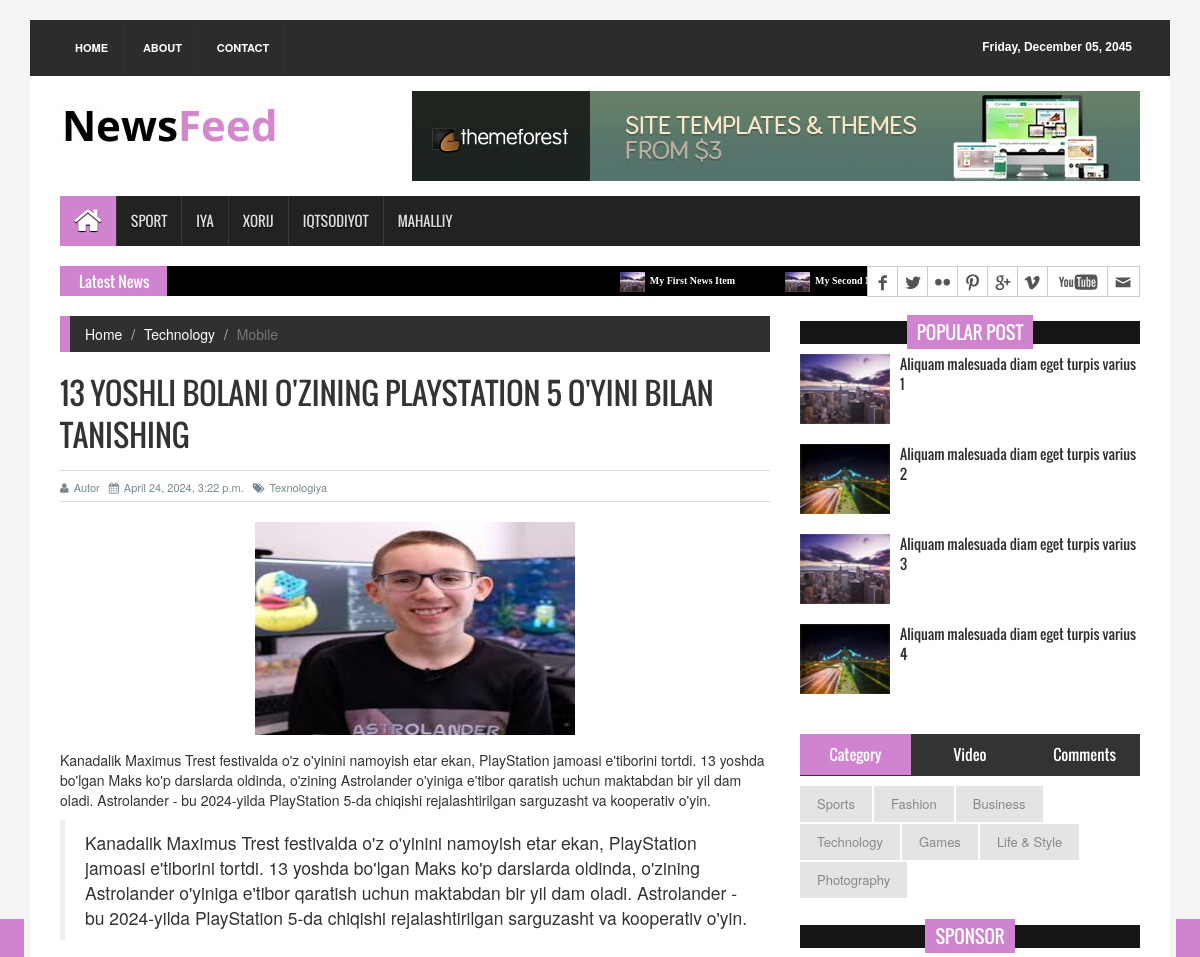
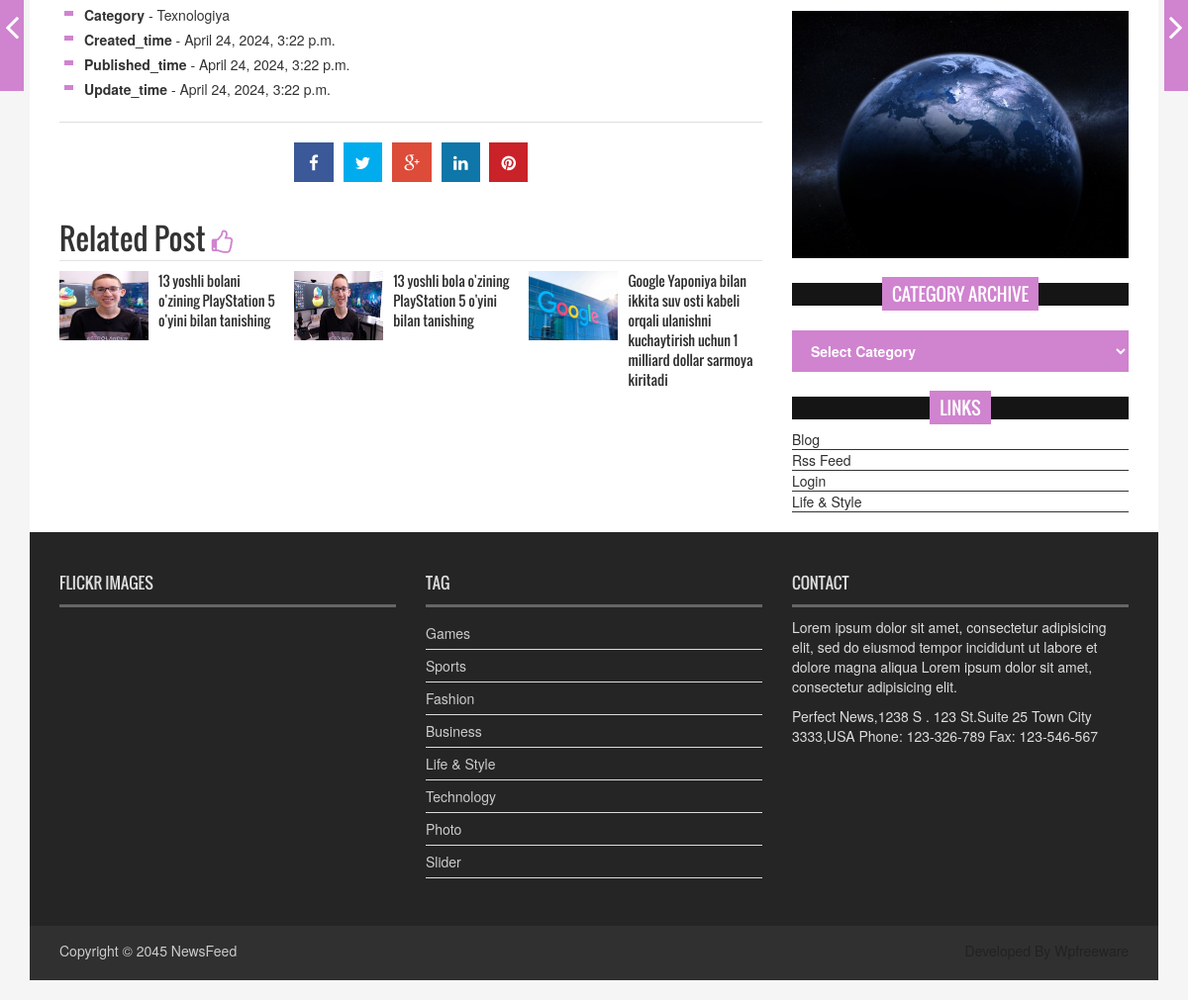
/7, run on the app's committed database (2 pictures, top to bottom).
### news_app/models.py (models this page shows, shortened)
class News(models.Model):
    class Status(models.TextChoices):
        Draft = 'DR', 'Draft'
        Publish = 'PB', 'Published'
    title = models.CharField(max_length=250)
    slug = models.SlugField(max_length=250)
    body = models.TextField()
    image = models.ImageField(upload_to='news/images/')
    category = models.ForeignKey(Category, on_delete=models.CASCADE)
    published_time = models.DateTimeField(auto_now=datetime.now)
    created_time = models.DateTimeField(auto_now_add=True)
    update_time = models.DateTimeField(auto_now=True)
    status = models.CharField(max_length=2, choices=Status.choices, default=Status.Draft)
    published = PublishManager()
    objects = models.Manager()
    class Meta:
        ordering = ['-published_time']

class Category(models.Model):
    nomi = models.CharField(max_length=50)
    def __str__(self):
        return self.nomi

### news_app/views.py (the view)
# urls.py: path('<int:id>', get_yangilik, name='news_page'),
def get_yangilik(request, id):
    yangilik = News.objects.get(id=id)
    yaqin_news = News.objects.filter(category__nomi=yangilik.category)[:3]
    context = {
        'yangilik': yangilik,
        'yaqin_news': yaqin_news,
    }
    return render(request, context=context, template_name='single_page.html')

### template/single_page.html (shortened to what this page needs)
{% extends 'base.html' %}
{% load static %}
  {% block content %}
  <section id="contentSection">
    <div class="row">
      <div class="col-lg-8 col-md-8 col-sm-8">
        <div class="left_content">
          <div class="single_page">
            <ol class="breadcrumb">
              <li><a href="../index.html">Home</a></li>
              <li><a href="#">Technology</a></li>
              <li class="active">Mobile</li>
            </ol>
            <h1>{{ yangilik.title }}</h1>
            <div class="post_commentbox"> <a href="#"><i class="fa fa-user"></i>Autor</a> <span><i class="fa fa-calendar"></i>{{ yangilik.published_time }}</span> <a href="#"><i class="fa fa-tags"></i>{{ yangilik.category }}</a> </div>
            <div class="single_page_content"> <img class="img-center" src="{{ yangilik.image.url }}" alt="">
              <p>{{ yangilik.body }}</p>
              <blockquote>{{ yangilik.body }}</blockquote>
              <ul>
                <li><b>Category</b> - {{ yangilik.category }}</li>
                <li><b>Created_time</b> - {{ yangilik.created_time }}</li>
                <li><b>Published_time</b> - {{ yangilik.published_time }}</li>
                <li><b>Update_time</b> - {{ yangilik.update_time }}</li>
              </ul>
            </div>
            <div class="social_link">
              <ul class="sociallink_nav">
                <li><a href="#"><i class="fa fa-facebook"></i></a></li>
                <li><a href="#"><i class="fa fa-twitter"></i></a></li>
                <li><a href="#"><i class="fa fa-google-plus"></i></a></li>
                <li><a href="#"><i class="fa fa-linkedin"></i></a></li>
                <li><a href="#"><i class="fa fa-pinterest"></i></a></li>
              </ul>
            </div>
            <div class="related_post">
              <h2>Related Post <i class="fa fa-thumbs-o-up"></i></h2>
              <ul class="spost_nav wow fadeInDown animated">
                {% for news in yaqin_news %}
                  <li>
                    <div class="media"> <a class="media-left" href="{% url 'news_page' news.id %}"> <img src="{{ news.image.url }}" alt=""> </a>
                      <div class="media-body"> <a class="catg_title" href="{% url 'news_page' news.id %}">{{ news.title }}</a> </div>
                    </div>
                  </li>
                {% endfor %}
              </ul>
            </div>
          </div>
        </div>
      </div>
      <nav class="nav-slit"> <a class="prev" href="#"> <span class="icon-wrap"><i class="fa fa-angle-left"></i></span>
        </a> <a class="next" href="#"> <span class="icon-wrap"><i class="fa fa-angle-right"></i></span>
        </a> </nav>
      <div class="col-lg-4 col-md-4 col-sm-4">
        <aside class="right_content">
          <div class="single_sidebar">
            <h2><span>Popular Post</span></h2>
            <ul class="spost_nav">
              <li>
                <div class="media wow fadeInDown"> <a href="single_page.html" class="media-left"> <img alt="" src="../images/post_img1.jpg"> </a>
                  <div class="media-body"> <a href="single_page.html" class="catg_title"> Aliquam malesuada diam eget turpis varius 1</a> </div>
                </div>
              </li>
              <li>
                <div class="media wow fadeInDown"> <a href="single_page.html" class="media-left"> <img alt="" src="../images/post_img2.jpg"> </a>
                  <div class="media-body"> <a href="single_page.html" class="catg_title"> Aliquam malesuada diam eget turpis varius 2</a> </div>
                </div>
              </li>
              <li>
                <div class="media wow fadeInDown"> <a href="single_page.html" class="media-left"> <img alt="" src="../images/post_img1.jpg"> </a>
                  <div class="media-body"> <a href="single_page.html" class="catg_title"> Aliquam malesuada diam eget turpis varius 3</a> </div>
                </div>
              </li>
              <li>
                <div class="media wow fadeInDown"> <a href="single_page.html" class="media-left"> <img alt="" src="../images/post_img2.jpg"> </a>
                  <div class="media-body"> <a href="single_page.html" class="catg_title"> Aliquam malesuada diam eget turpis varius 4</a> </div>
                </div>
              </li>
            </ul>
          </div>
          <div class="single_sidebar">
            <ul class="nav nav-tabs" role="tablist">
              <li role="presentation" class="active"><a href="#category" aria-controls="home" role="tab" data-toggle="tab">Category</a></li>
              <li role="presentation"><a href="#video" aria-controls="profile" role="tab" data-toggle="tab">Video</a></li>
              <li role="presentation"><a href="#comments" aria-controls="messages" role="tab" data-toggle="tab">Comments</a></li>
            </ul>
            <div class="tab-content">
              <div role="tabpanel" class="tab-pane active" id="category">
                <ul>
                  <li class="cat-item"><a href="#">Sports</a></li>
                  <li class="cat-item"><a href="#">Fashion</a></li>
                  <li class="cat-item"><a href="#">Business</a></li>
                  <li class="cat-item"><a href="#">Technology</a></li>
                  <li class="cat-item"><a href="#">Games</a></li>
                  <li class="cat-item"><a href="#">Life &amp; Style</a></li>
                  <li class="cat-item"><a href="#">Photography</a></li>
                </ul>
              </div>
            </div>
          </div>
          <div class="single_sidebar wow fadeInDown">
            <h2><span>Sponsor</span></h2>
            <a class="sideAdd" href="#"><img src="../images/add_img.jpg" alt=""></a> </div>
          <div class="single_sidebar wow fadeInDown">
            <h2><span>Category Archive</span></h2>
            <select class="catgArchive">
              <option>Select Category</option>
            </select>
          </div>
          <div class="single_sidebar wow fadeInDown">
            <h2><span>Links</span></h2>
            <ul>
              <li><a href="#">Blog</a></li>
              <li><a href="#">Rss Feed</a></li>
              <li><a href="#">Login</a></li>
              <li><a href="#">Life &amp; Style</a></li>
            </ul>
          </div>
        </aside>
      </div>
    </div>
  </section>
  {% endblock content %}

### template/base.html (shortened to what this page needs)
{% load static %}
{% load static %}
<!DOCTYPE html>
<html xmlns="http://www.w3.org/1999/html">
<head>
<link rel="stylesheet" type="text/css" href="{% static 'css/bootstrap.min.css' %}">
<link rel="stylesheet" type="text/css" href="{% static 'css/font-awesome.min.css' %}">
<link rel="stylesheet" type="text/css" href="{% static 'css/animate.css' %}">
<link rel="stylesheet" type="text/css" href="{% static 'css/font.css' %}">
<link rel="stylesheet" type="text/css" href="{% static 'css/li-scroller.css' %}">
<link rel="stylesheet" type="text/css" href="{% static 'css/slick.css' %}">
<link rel="stylesheet" type="text/css" href="{% static 'css/jquery.fancybox.css' %}">
<link rel="stylesheet" type="text/css" href="{% static 'css/theme.css' %}">
<link rel="stylesheet" type="text/css" href="{% static 'css/style.css' %}">
</head>
<body>
<div class="container">
  <header id="header">
    <div class="row">
      <div class="col-lg-12 col-md-12 col-sm-12">
        <div class="header_top">
          <div class="header_top_left">
            <ul class="top_nav">
              <li><a href="{% url 'home_page' %}">Home</a></li>
              <li><a href="{% url 'about_page' %}">About</a></li>
              <li><a href="{% url 'contact_page' %}">Contact</a></li>
            </ul>
          </div>
          <div class="header_top_right">
            <p>Friday, December 05, 2045</p>
          </div>
        </div>
      </div>
      <div class="col-lg-12 col-md-12 col-sm-12">
        <div class="header_bottom">
          <div class="logo_area"><a href="index.html" class="logo"><img src="{% static 'images/logo.jpg' %}" alt=""></a></div>
          <div class="add_banner"><a href="#"><img src="{% static 'images/addbanner_728x90_V1.jpg' %}" alt=""></a></div>
        </div>
      </div>
    </div>
  </header>
  <section id="navArea">
    <nav class="navbar navbar-inverse" role="navigation">
      <div id="navbar" class="navbar-collapse collapse">
        <ul class="nav navbar-nav main_nav">
          <li class="active"><a href="index.html"><span class="fa fa-home desktop-home"></span><span class="mobile-show">Home</span></a></li>
          <li><a href="#">Sport</a></li>
          <li><a href="{% url 'texno_page' %}"><Texnolog></Texnolog>iya</a></li>
          <li><a href="#">Xorij</a></li>
          <li><a href="#">Iqtsodiyot</a></li>
          <li><a href="#">Mahalliy</a></li>
        </ul>
      </div>
    </nav>
  </section>
  <section id="newsSection">
    <div class="row">
      <div class="col-lg-12 col-md-12">
        <div class="latest_newsarea"> <span>Latest News</span>
          <ul id="ticker01" class="news_sticker">
            <li><a href="#"><img src="{% static 'images/news_thumbnail3.jpg' %}" alt="">My First News Item</a></li>
            <li><a href="#"><img src="{% static 'images/news_thumbnail3.jpg' %}" alt="">My Second News Item</a></li>
            <li><a href="#"><img src="{% static 'images/news_thumbnail3.jpg' %}" alt="">My Third News Item</a></li>
            <li><a href="#"><img src="{% static 'images/news_thumbnail3.jpg' %}" alt="">My Four News Item</a></li>
          </ul>
          <div class="social_area">
            <ul class="social_nav">
              <li class="facebook"><a href="#"></a></li>
              <li class="twitter"><a href="#"></a></li>
              <li class="flickr"><a href="#"></a></li>
              <li class="pinterest"><a href="#"></a></li>
              <li class="googleplus"><a href="#"></a></li>
              <li class="vimeo"><a href="#"></a></li>
              <li class="youtube"><a href="#"></a></li>
              <li class="mail"><a href="#"></a></li>
            </ul>
          </div>
        </div>
      </div>
    </div>
  </section>
    {% block content %}
    {% endblock content %}
<footer id="footer">
    <div class="footer_top">
      <div class="row">
        <div class="col-lg-4 col-md-4 col-sm-4">
          <div class="footer_widget wow fadeInLeftBig">
            <h2>Flickr Images</h2>
          </div>
        </div>
        <div class="col-lg-4 col-md-4 col-sm-4">
          <div class="footer_widget wow fadeInDown">
            <h2>Tag</h2>
            <ul class="tag_nav">
              <li><a href="#">Games</a></li>
              <li><a href="#">Sports</a></li>
              <li><a href="#">Fashion</a></li>
              <li><a href="#">Business</a></li>
              <li><a href="#">Life &amp; Style</a></li>
              <li><a href="#">Technology</a></li>
              <li><a href="#">Photo</a></li>
              <li><a href="#">Slider</a></li>
            </ul>
          </div>
        </div>
        <div class="col-lg-4 col-md-4 col-sm-4">
          <div class="footer_widget wow fadeInRightBig">
            <h2>Contact</h2>
            <p>Lorem ipsum dolor sit amet, consectetur adipisicing elit, sed do eiusmod tempor incididunt ut labore et dolore magna aliqua Lorem ipsum dolor sit amet, consectetur adipisicing elit.</p>
            <address>
            Perfect News,1238 S . 123 St.Suite 25 Town City 3333,USA Phone: 123-326-789 Fax: 123-546-567
            </address>
          </div>
        </div>
      </div>
    </div>
    <div class="footer_bottom">
      <p class="copyright">Copyright &copy; 2045 <a href="index.html">NewsFeed</a></p>
      <p class="developer">Developed By Wpfreeware</p>
    </div>
  </footer>
</div>
</body>
</html>

### static/css/li-scroller.css (style rules this page uses)
ul.newsticker { position:relative; left:750px; font:bold 10px Verdana; list-style-type:none; margin:0; padding:0 }
ul.newsticker li { float:left; margin:0; padding:0 }
ul.newsticker a { white-space:nowrap; padding:0; color:#fff; margin:0 50px 0 0 }
ul.newsticker a > img { height:20px; margin-right:5px; width:25px }

### static/css/theme.css (style rules this page uses)
.navbar-inverse .navbar-nav > .active > a, .navbar-inverse .navbar-nav > .active > a:hover, .navbar-inverse .navbar-nav > .active > a:focus { background-color:#d083cf }
.latest_newsarea span { background:none repeat scroll 0 0 #d083cf }
.single_sidebar > h2 span { background:none repeat scroll 0 0 #d083cf }
.nav-tabs > li.active > a, .nav-tabs > li.active > a:hover, .nav-tabs > li.active > a:focus { background-color:#d083cf }
.breadcrumb { border-left:10px solid #d083cf }
.single_page_content ul li:before { background-color:#d083cf }
.nav-slit .icon-wrap { background-color:#d083cf }
.catgArchive { background-color:#d083cf }
.related_post > h2 i { color:#d083cf }

### data on the page
News: title "13 YOSHLI BOLANI O'ZINING PLAYSTATION 5 O'YINI BILAN TANISHING", published_time "April 24, 2024, 3:22 p.m.", category "Texnologiya", image (picture), body "Kanadalik Maximus Trest festivalda o'z o'yinini namoyish etar ekan, PlayStation jamoasi e'tiborini tortdi. 13 yoshda bo'lgan Maks ko'p darslarda oldinda, o'zining Astrolander o'yiniga e'tibor qaratish uchun maktabdan bir yil dam oladi. Astrolander - bu 2024-yilda PlayStation 5-da chiqishi rejalashtirilgan sarguzasht va kooperativ o'yin.", created_time "April 24, 2024, 3:22 p.m.", update_time "April 24, 2024, 3:22 p.m.", title "13 yoshli bolani o'zining PlayStation 5 o'yini bilan tanishing"
News: image (picture), title "13 yoshli bola o'zining PlayStation 5 o'yini bilan tanishing"
News: image (picture), title "Google Yaponiya bilan ikkita suv osti kabeli orqali ulanishni kuchaytirish uchun 1 milliard dollar sarmoya kiritadi"
